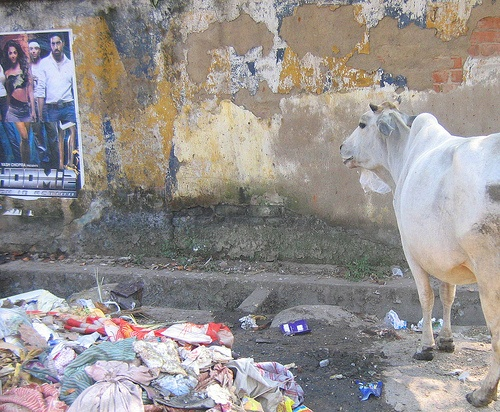
#> input picture term_project/111060024_term_project/image_data/image/2007_000504.jpg, 500 x 412 px
$ python self_guided_v2.py
#> lines starting #> are read from the running program, lines starting #| are printed output that depends on the picture
### term_project/111060024_term_project/seam_carving.py
import numpy as np
import cv2
import matplotlib
# N means the number of seam carved
# main function of performing seamCarving
# def seamCarving(energy_map, image, N):


def dp_find_seam(energy_map):
    M, N = energy_map.shape
    dp = energy_map.copy()
    seam = np.zeros((M, ), dtype=int)
    for i in range(1, M):
        for j in range(N):
            up_left = dp[i - 1, j - 1] if j > 0 else np.inf
            up = dp[i - 1, j]
            up_right = dp[i - 1, j + 1] if j < (N-1) else np.inf

            dp[i, j] = min(up_left, up, up_right) + energy_map[i, j]
            if (dp[i, j] > 10000):
                print(dp[i, j])
    # entry with the smallest cumulative cost
    seam[-1] = np.argmin(dp[-1])
    # backtracking
    for i in range(M - 2, -1, -1):
        prev_col_chosed = seam[i + 1]
        possible = dp[i, max(prev_col_chosed-1, 0):min(prev_col_chosed+2, N-1)]
        # argmin returns index from 0 to 2
        seam[i] = np.argmin(possible) + max(prev_col_chosed - 1, 0)
    return seam

# image is original image
def mark_all_seam(image, seams):
    M, N, C = image.shape
    output = image.copy()
    for seam in seams:
        # print("2:", seam)
        for i, j in enumerate(seam):
            output[i, j] = [255, 0, 0]
    return output

def remove_seam(image, seam, index_map):
    # print(index_map.shape)
    # print(image.shape)
    M, N, C = image.shape
    mask = np.ones((M, N), dtype=bool)
    mask[np.arange(M), seam] = False
    image = image[mask].reshape(M, N - 1, C)
    index_map = index_map[mask].reshape(M, N - 1)
    return image, index_map


### term_project/111060024_term_project/image_io_v2.py
import os
import numpy as np
import cv2
import matplotlib.pyplot as plt
# [8 lines left out: function read_folder, not called in this run]


# def write_image


def show_image(depth_map, image, original_marked, original_seamed):
    plt.figure()
    plt.imshow(depth_map, cmap='gray')
    plt.axis('off')
    plt.title('depth map')


    plt.figure()
    plt.imshow(image)
    plt.axis('off')
    plt.title('original image')

    plt.figure()
    plt.imshow(original_marked)
    plt.axis('off')
    plt.title('original image seam marked')

    plt.figure()
    plt.imshow(original_seamed)
    plt.axis('off')
    plt.title('original image seam removed')

    plt.show()

### term_project/111060024_term_project/self_guided_v2.py
# import packages
import os
import numpy as np
import cv2
import matplotlib.pyplot as plt
import seam_carving
import image_io_v2
# OPENCV IS IN BGR!!!!!
# use opencv to process but use plt.imshow() to show the image


def n_seam_carving(reference_image, target_image, num_seam):
    r = reference_image.copy()
    output = target_image.copy()
    M, N = reference_image.shape
    index_map = np.tile(np.arange(N), (M, 1))
    frames = []
    # print("index_map", index_map.shape)
    # print(index_map)
    seams = np.zeros((num_seam, M), dtype=int)
    for _iter in range(num_seam):
        seam = seam_carving.dp_find_seam(r)
        for i, j in enumerate(seam):
            target_image[i, j] = [255, 0, 0]
        # frames.append(output)
        # print("1:", seam)
        seams[_iter, :] = index_map[np.arange(M), seam]
        # print(seams.shape)
        # print("1.5", seams)
        output, index_map = seam_carving.remove_seam(output, seam, index_map)
        frames.append(output)
        # print(output.shape, index_map.shape)
    marked_image = seam_carving.mark_all_seam(target_image, seams)
    # imageio.mimsave(gif_dir, frames, fps=2)
    return marked_image, output

# read the image from the directory
file_name = '2007_000504'
depth_dir = 'image_data/depth_map/'
img_dir = 'image_data/image/'


image = cv2.imread(img_dir + file_name + '.jpg', cv2.IMREAD_UNCHANGED)
#> image is the input picture: shape (412, 500, 3); mean B, G, R 143.7, 145, 150.1
depth_map = cv2.imread(depth_dir + file_name + '.png', cv2.IMREAD_COLOR)

image = cv2.cvtColor(image, cv2.COLOR_BGR2RGB)

depth_map = cv2.cvtColor(depth_map, cv2.COLOR_RGBA2GRAY)
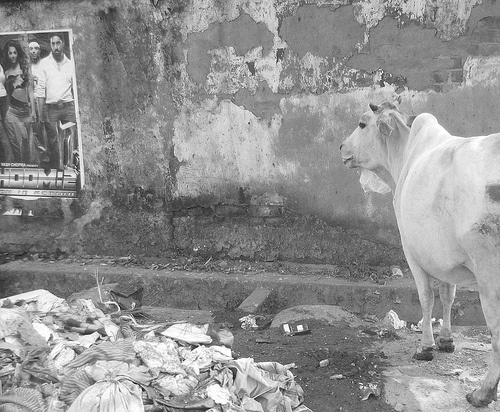
#> depth_map: shape (412, 500); min 4, max 255, mean 145.2
depth_norm = depth_map / 255

original_marked, original_seamed = n_seam_carving(depth_norm, image, 50)
#> the loop in n_seam_carving, `for _iter in range(num_seam):` made 50 passes
#> pass 1, in remove_seam, `image = image[mask].reshape(M, N - 1, C)`:
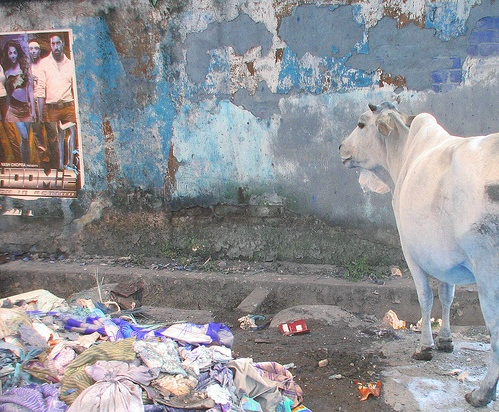
#> image: shape (412, 499, 3); mean of channels 0, 1, 2 150.2, 145.1, 143.9; drawn as B, G, R
#> pass 1, in remove_seam, `index_map = index_map[mask].reshape(M, N - 1)`:
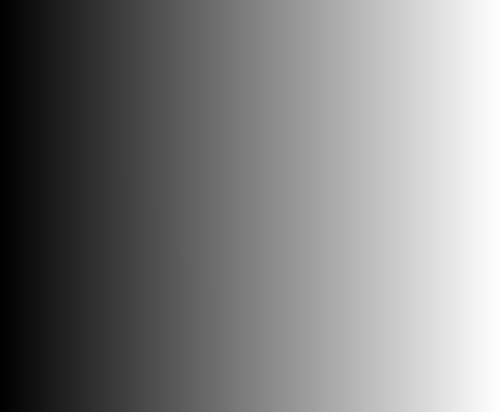
#> index_map: shape (412, 499) int64; min 0, max 499, mean 249.7; drawn with min black and max white
#> after the loop in n_seam_carving, `for _iter in range(num_seam):`:
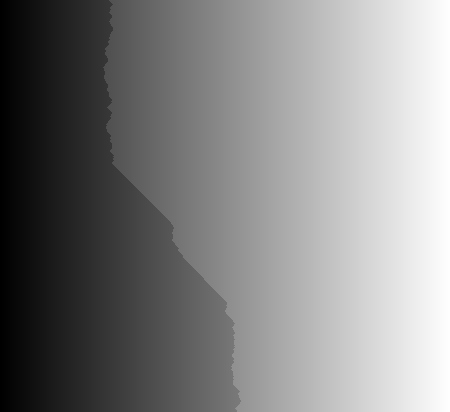
#> index_map: shape (412, 450) int64; min 0, max 499, mean 256.4; drawn with min black and max white
#> after the loop in n_seam_carving, `for _iter in range(num_seam):`:
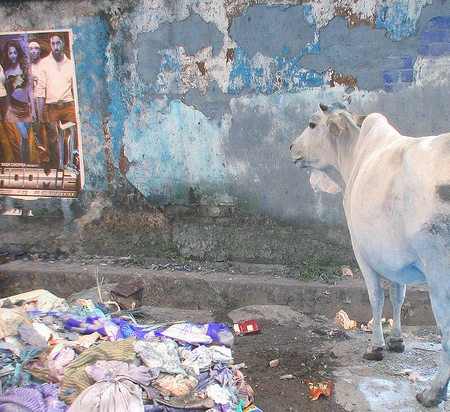
#> output: shape (412, 450, 3); mean of channels 0, 1, 2 152.5, 147.3, 146.3; drawn as B, G, R
#> after the loop in n_seam_carving, `for _iter in range(num_seam):`:
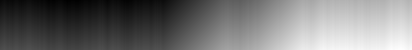
#> seams: shape (50, 412) int64; min 103, max 290, mean 187.4; drawn with min black and max white
#> after the loop in n_seam_carving, `for _iter in range(num_seam):`: frames = 50 items
#> the loop in mark_all_seam, `for seam in seams: # print("2:", seam)` made 50 passes
#> after the loop in mark_all_seam, `for seam in seams:`:
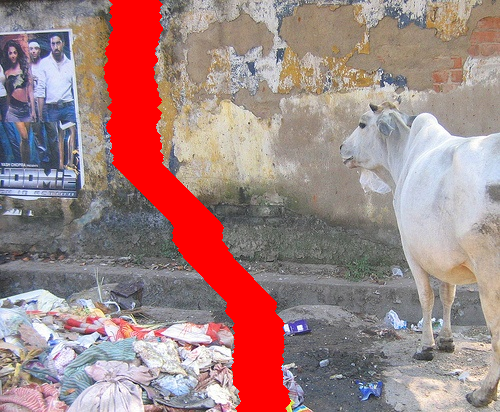
#> output: shape (412, 500, 3); mean R, G, B 162.7, 132.6, 131.7
# original_marked, original_seamed = n_seam_carving(image, 50)
# filtered_marked, filtered_seamed = n_seam_carving(depth_map, filtered_image, 50)

image_io_v2.show_image(depth_map, image, original_marked, original_seamed)


# [34 lines of commented-out code are left out]
